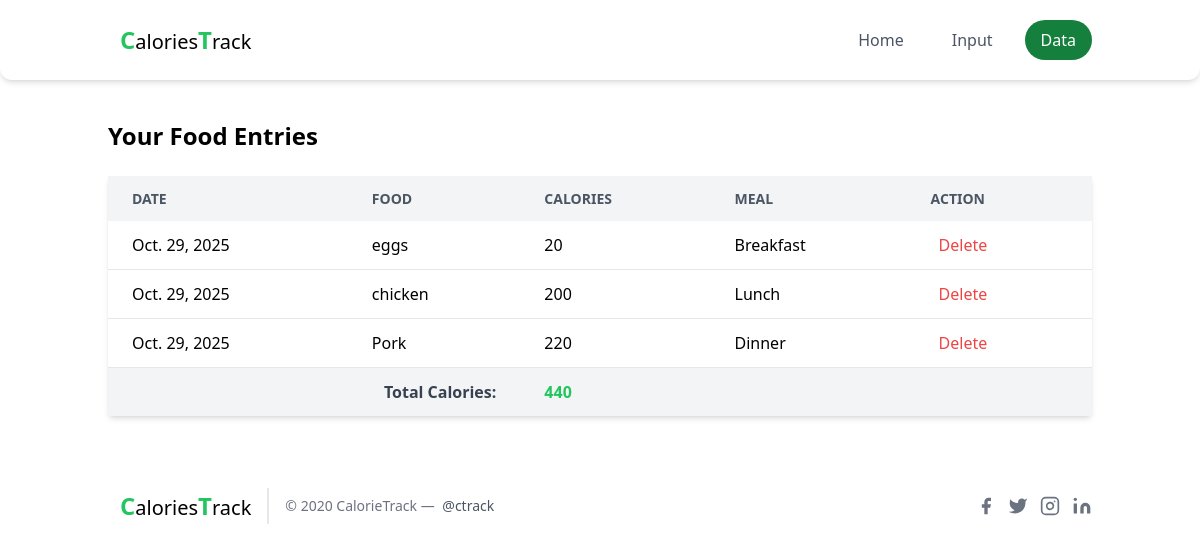
The app's page /data/ with its own data.
### tracker_app/models.py (models this page shows, shortened)
class FoodItem(models.Model):
    MEAL_CHOICES = [
        ('Breakfast', 'Breakfast'),
        ('Lunch', 'Lunch'),
        ('Dinner', 'Dinner'),
        ('Snack', 'Snack'),
    ]
    name = models.CharField(max_length=100)
    calories = models.PositiveIntegerField()
    meal_type = models.CharField(max_length=10, choices=MEAL_CHOICES)
    date = models.DateField()
    added_at = models.DateTimeField(auto_now_add=True)

### tracker_app/views.py (the view)
# urls.py: path('data/', views.view_food, name='data'),
def view_food(request):
    items = FoodItem.objects.all()
    total_calories = sum(item.calories for item in items)
    return render(request, 'tracker_app/data.html', {
        'items': items,
        'total_calories': total_calories
    })

### tracker_app/templates/tracker_app/data.html (shortened to what this page needs)
{% extends 'tracker_app/base.html' %}
{% block content %}
<div class="container mx-auto px-5 py-10">
  <h2 class="text-2xl font-bold mb-6">Your Food Entries</h2>
  <table class="min-w-full bg-white rounded shadow-md">
    <thead>
      <tr class="bg-gray-100 text-left text-gray-600 uppercase text-sm leading-normal">
        <th class="py-3 px-6">Date</th>
        <th class="py-3 px-6">Food</th>
        <th class="py-3 px-6">Calories</th>
        <th class="py-3 px-6">Meal</th>
        <th class="py-3 px-6">Action</th>
      </tr>
    </thead>
    <tbody>
      {% for item in items %}
      <tr class="border-b border-gray-200 hover:bg-gray-50">
        <td class="py-3 px-6">{{ item.date }}</td>
        <td class="py-3 px-6">{{ item.name }}</td>
        <td class="py-3 px-6">{{ item.calories }}</td>
        <td class="py-3 px-6">{{ item.meal_type }}</td>
        <td class="py-3 px-6">
          <a href="{% url 'delete_food' item.id %}" onclick="return confirm('Are you sure you want to delete this entry?')" class="text-red-500 hover:underline hover:bg-red-400 hover:text-white p-2 rounded">Delete</a>
        </td>
      </tr>
      {% empty %}
      <tr>
        <td colspan="5" class="text-center py-6 text-gray-500">No entries found.</td>
      </tr>
      {% endfor %}
    </tbody>
    {% if items %}
    <tfoot>
      <tr class="bg-gray-100 font-semibold text-gray-700">
        <td colspan="2" class="py-3 px-6 text-right">Total Calories:</td>
        <td colspan="3" class="py-3 px-6 text-green-500">{{ total_calories }}</td>
      </tr>
    </tfoot>
    {% endif %}
  </table>
</div>
{% endblock %}

### tracker_app/templates/tracker_app/base.html (shortened to what this page needs)
<!DOCTYPE html>
<html lang="en">
  <head>
    <script src="https://cdn.tailwindcss.com"></script>
  </head>
  <body>
    <header class="text-gray-600 body-font bg-white shadow-md rounded-b-xl">
  <div class="container mx-auto flex flex-wrap p-5 flex-col md:flex-row items-center">
    <a href="{% url 'home' %}" class="flex title-font font-medium items-center text-gray-900 mb-4 md:mb-0">
      <span class="ml-3 text-xl text-black"><span class="text-2xl text-green-500 font-bold">C</span>alories<span class="text-green-500 text-2xl font-bold">T</span>rack</span>
    </a>
    <nav class="md:ml-auto flex flex-wrap gap-4 items-center text-base justify-center">
      <a href="{% url 'home' %}"
        class="px-4 py-2 rounded-full transition duration-300 {% if request.resolver_match.url_name == 'home' %}bg-green-700 text-white{% else %}hover:text-green-500{% endif %}">
        Home
      </a>
      <a href="{% url 'input' %}"
        class="px-4 py-2 rounded-full transition duration-300 {% if request.resolver_match.url_name == 'input' %}bg-green-700 text-white{% else %}hover:text-green-500{% endif %}">
        Input
      </a>
      <a href="{% url 'data' %}"
        class="px-4 py-2 rounded-full transition duration-300 {% if request.resolver_match.url_name == 'data' %}bg-green-700 text-white{% else %}hover:text-green-500{% endif %}">
        Data
      </a>
    </nav>
  </div>
</header>
    <div class="content">{% block content %}{% endblock %}</div>
    <footer class="text-gray-600 body-font">
      <div
        class="container px-5 py-8 mx-auto flex items-center sm:flex-row flex-col"
      >
        <a
          class="flex title-font font-medium items-center md:justify-start justify-center text-gray-900"
        >
          <span class="ml-3 text-xl text-black"><span class="text-2xl text-green-500 font-bold">C</span>alories<span class="text-green-500 text-2xl font-bold">T</span>rack</span>
        </a>
        <p
          class="text-sm text-gray-500 sm:ml-4 sm:pl-4 sm:border-l-2 sm:border-gray-200 sm:py-2 sm:mt-0 mt-4"
        >
          © 2020 CalorieTrack —
          <a
            href="https://twitter.com/knyttneve"
            class="text-gray-600 ml-1"
            rel="noopener noreferrer"
            target="_blank"
            >@ctrack</a
          >
        </p>
        <span
          class="inline-flex sm:ml-auto sm:mt-0 mt-4 justify-center sm:justify-start"
        >
          <a class="text-gray-500">
            <svg
              fill="currentColor"
              stroke-linecap="round"
              stroke-linejoin="round"
              stroke-width="2"
              class="w-5 h-5"
              viewBox="0 0 24 24"
            >
              <path
                d="M18 2h-3a5 5 0 00-5 5v3H7v4h3v8h4v-8h3l1-4h-4V7a1 1 0 011-1h3z"
              ></path>
            </svg>
          </a>
          <a class="ml-3 text-gray-500">
            <svg
              fill="currentColor"
              stroke-linecap="round"
              stroke-linejoin="round"
              stroke-width="2"
              class="w-5 h-5"
              viewBox="0 0 24 24"
            >
              <path
                d="M23 3a10.9 10.9 0 01-3.14 1.53 4.48 4.48 0 00-7.86 3v1A10.66 10.66 0 013 4s-4 9 5 13a11.64 11.64 0 01-7 2c9 5 20 0 20-11.5a4.5 4.5 0 00-.08-.83A7.72 7.72 0 0023 3z"
              ></path>
            </svg>
          </a>
          <a class="ml-3 text-gray-500">
            <svg
              fill="none"
              stroke="currentColor"
              stroke-linecap="round"
              stroke-linejoin="round"
              stroke-width="2"
              class="w-5 h-5"
              viewBox="0 0 24 24"
            >
              <rect width="20" height="20" x="2" y="2" rx="5" ry="5"></rect>
              <path
                d="M16 11.37A4 4 0 1112.63 8 4 4 0 0116 11.37zm1.5-4.87h.01"
              ></path>
            </svg>
          </a>
          <a class="ml-3 text-gray-500">
            <svg
              fill="currentColor"
              stroke="currentColor"
              stroke-linecap="round"
              stroke-linejoin="round"
              stroke-width="0"
              class="w-5 h-5"
              viewBox="0 0 24 24"
            >
              <path
                stroke="none"
                d="M16 8a6 6 0 016 6v7h-4v-7a2 2 0 00-2-2 2 2 0 00-2 2v7h-4v-7a6 6 0 016-6zM2 9h4v12H2z"
              ></path>
              <circle cx="4" cy="4" r="2" stroke="none"></circle>
            </svg>
          </a>
        </span>
      </div>
    </footer>
  </body>
</html>

### records on screen
FoodItem: date "Oct. 29, 2025", name "eggs", calories "20", meal_type "Breakfast"
FoodItem: date "Oct. 29, 2025", name "chicken", calories "200", meal_type "Lunch"
FoodItem: date "Oct. 29, 2025", name "Pork", calories "220", meal_type "Dinner"

### other values on screen
{{ total_calories }} "440"
